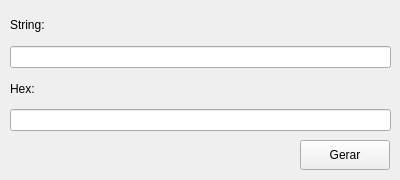
<?xml version="1.0" encoding="UTF-8"?>
<ui version="4.0">
 <class>MainWindow</class>
 <widget class="QMainWindow" name="MainWindow">
  <property name="geometry">
   <rect>
    <x>0</x>
    <y>0</y>
    <width>400</width>
    <height>180</height>
   </rect>
  </property>
  <property name="minimumSize">
   <size>
    <width>400</width>
    <height>180</height>
   </size>
  </property>
  <property name="maximumSize">
   <size>
    <width>400</width>
    <height>180</height>
   </size>
  </property>
  <property name="windowTitle">
   <string>str2hex</string>
  </property>
  <widget class="QWidget" name="centralwidget">
   <widget class="QWidget" name="verticalLayoutWidget">
    <property name="geometry">
     <rect>
      <x>10</x>
      <y>10</y>
      <width>381</width>
      <height>121</height>
     </rect>
    </property>
    <layout class="QVBoxLayout" name="verticalLayout">
     <item>
      <widget class="QLabel" name="label_2">
       <property name="text">
        <string>String:</string>
       </property>
      </widget>
     </item>
     <item>
      <widget class="QLineEdit" name="edttexto"/>
     </item>
     <item>
      <widget class="QLabel" name="label">
       <property name="text">
        <string>Hex:</string>
       </property>
      </widget>
     </item>
     <item>
      <widget class="QLineEdit" name="edthex">
       <property name="readOnly">
        <bool>true</bool>
       </property>
      </widget>
     </item>
    </layout>
   </widget>
   <widget class="QPushButton" name="btngerar">
    <property name="geometry">
     <rect>
      <x>300</x>
      <y>140</y>
      <width>90</width>
      <height>30</height>
     </rect>
    </property>
    <property name="text">
     <string>Gerar</string>
    </property>
   </widget>
  </widget>
 </widget>
 <resources/>
 <connections/>
</ui>
